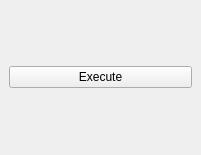
<?xml version="1.0" encoding="UTF-8"?>
<ui version="4.0">
 <class>MainWindow</class>
 <widget class="QMainWindow" name="MainWindow">
  <property name="geometry">
   <rect>
    <x>0</x>
    <y>0</y>
    <width>201</width>
    <height>155</height>
   </rect>
  </property>
  <property name="windowTitle">
   <string>MainWindow</string>
  </property>
  <widget class="QWidget" name="centralwidget">
   <layout class="QVBoxLayout" name="verticalLayout">
    <item>
     <widget class="QPushButton" name="m_btnExecute">
      <property name="text">
       <string>Execute</string>
      </property>
     </widget>
    </item>
   </layout>
  </widget>
 </widget>
 <resources/>
 <connections/>
</ui>
